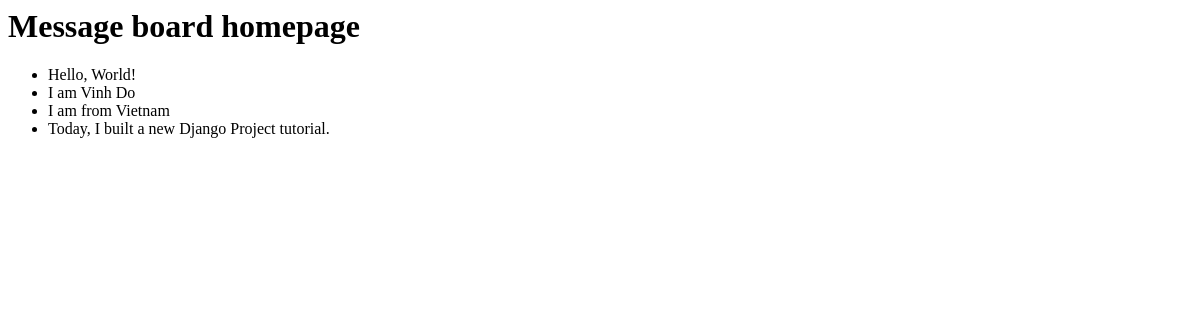
Before: / with the older database file.
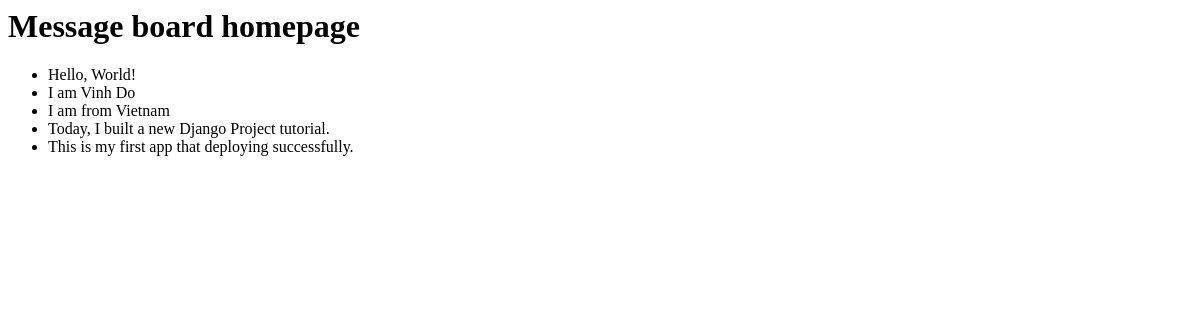
After: the same page with the newer database file.
### posts/models.py (models this page shows, shortened)
class Post(models.Model):
    text = models.TextField()

### posts/views.py (the view)
# urls.py: path('', HomePageView.as_view(), name='home'),
class HomePageView(ListView):
    model = Post
    template_name = 'home.html'
    context_object_name = 'all_posts_list'  # new

### templates/home.html
<h1>Message board homepage</h1>
<ul>
    {% for post in all_posts_list %}
    <li>{{post.text}}</li>
    {% endfor %}
</ul>

Changed rows visible on the page:
added Post: text "This is my first app that deploying successfully."
